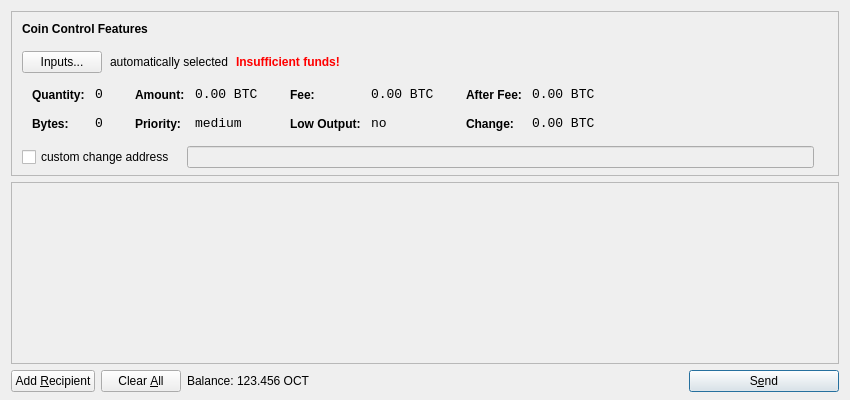
<?xml version="1.0" encoding="UTF-8"?>
<ui version="4.0">
 <class>SendCoinsDialog</class>
 <widget class="QDialog" name="SendCoinsDialog">
  <property name="geometry">
   <rect>
    <x>0</x>
    <y>0</y>
    <width>850</width>
    <height>400</height>
   </rect>
  </property>
  <property name="windowTitle">
   <string>Send Coins</string>
  </property>
  <layout class="QVBoxLayout" name="verticalLayout" stretch="0,1,0">
   <property name="bottomMargin">
    <number>8</number>
   </property>
   <item>
    <widget class="QFrame" name="frameCoinControl">
     <property name="sizePolicy">
      <sizepolicy hsizetype="Expanding" vsizetype="Expanding">
       <horstretch>0</horstretch>
       <verstretch>0</verstretch>
      </sizepolicy>
     </property>
     <property name="maximumSize">
      <size>
       <width>16777215</width>
       <height>16777215</height>
      </size>
     </property>
     <property name="frameShape">
      <enum>QFrame::StyledPanel</enum>
     </property>
     <property name="frameShadow">
      <enum>QFrame::Sunken</enum>
     </property>
     <layout class="QVBoxLayout" name="verticalLayoutCoinControl2">
      <property name="spacing">
       <number>-1</number>
      </property>
      <property name="leftMargin">
       <number>0</number>
      </property>
      <property name="topMargin">
       <number>0</number>
      </property>
      <property name="rightMargin">
       <number>0</number>
      </property>
      <property name="bottomMargin">
       <number>6</number>
      </property>
      <item>
       <layout class="QVBoxLayout" name="verticalLayoutCoinControl" stretch="0,0,0,0,1">
        <property name="spacing">
         <number>0</number>
        </property>
        <property name="leftMargin">
         <number>10</number>
        </property>
        <property name="topMargin">
         <number>10</number>
        </property>
        <item>
         <layout class="QHBoxLayout" name="horizontalLayoutCoinControl1">
          <property name="bottomMargin">
           <number>15</number>
          </property>
          <item>
           <widget class="QLabel" name="labelCoinControlFeatures">
            <property name="sizePolicy">
             <sizepolicy hsizetype="Preferred" vsizetype="Maximum">
              <horstretch>0</horstretch>
              <verstretch>0</verstretch>
             </sizepolicy>
            </property>
            <property name="font">
             <font>
              <weight>75</weight>
              <bold>true</bold>
             </font>
            </property>
            <property name="styleSheet">
             <string notr="true">font-weight:bold;</string>
            </property>
            <property name="text">
             <string>Coin Control Features</string>
            </property>
           </widget>
          </item>
         </layout>
        </item>
        <item>
         <layout class="QHBoxLayout" name="horizontalLayoutCoinControl2" stretch="0,0,0,0">
          <property name="spacing">
           <number>8</number>
          </property>
          <property name="bottomMargin">
           <number>10</number>
          </property>
          <item>
           <widget class="QPushButton" name="pushButtonCoinControl">
            <property name="styleSheet">
             <string notr="true"/>
            </property>
            <property name="text">
             <string>Inputs...</string>
            </property>
           </widget>
          </item>
          <item>
           <widget class="QLabel" name="labelCoinControlAutomaticallySelected">
            <property name="text">
             <string>automatically selected</string>
            </property>
            <property name="margin">
             <number>5</number>
            </property>
           </widget>
          </item>
          <item>
           <widget class="QLabel" name="labelCoinControlInsuffFunds">
            <property name="font">
             <font>
              <weight>75</weight>
              <bold>true</bold>
             </font>
            </property>
            <property name="styleSheet">
             <string notr="true">color:red;font-weight:bold;</string>
            </property>
            <property name="text">
             <string>Insufficient funds!</string>
            </property>
            <property name="margin">
             <number>5</number>
            </property>
           </widget>
          </item>
          <item>
           <spacer name="horizontalSpacerCoinControl">
            <property name="orientation">
             <enum>Qt::Horizontal</enum>
            </property>
            <property name="sizeHint" stdset="0">
             <size>
              <width>40</width>
              <height>1</height>
             </size>
            </property>
           </spacer>
          </item>
         </layout>
        </item>
        <item>
         <widget class="QWidget" name="widgetCoinControl" native="true">
          <property name="sizePolicy">
           <sizepolicy hsizetype="Preferred" vsizetype="Preferred">
            <horstretch>0</horstretch>
            <verstretch>0</verstretch>
           </sizepolicy>
          </property>
          <property name="minimumSize">
           <size>
            <width>0</width>
            <height>0</height>
           </size>
          </property>
          <property name="styleSheet">
           <string notr="true"/>
          </property>
          <layout class="QHBoxLayout" name="horizontalLayoutCoinControl5">
           <property name="margin">
            <number>0</number>
           </property>
           <item>
            <layout class="QHBoxLayout" name="horizontalLayoutCoinControl3" stretch="0,0,0,1">
             <property name="spacing">
              <number>20</number>
             </property>
             <property name="topMargin">
              <number>0</number>
             </property>
             <property name="bottomMargin">
              <number>10</number>
             </property>
             <item>
              <layout class="QFormLayout" name="formLayoutCoinControl1">
               <property name="horizontalSpacing">
                <number>10</number>
               </property>
               <property name="verticalSpacing">
                <number>14</number>
               </property>
               <property name="leftMargin">
                <number>10</number>
               </property>
               <property name="topMargin">
                <number>4</number>
               </property>
               <property name="rightMargin">
                <number>6</number>
               </property>
               <item row="0" column="0">
                <widget class="QLabel" name="labelCoinControlQuantityText">
                 <property name="styleSheet">
                  <string notr="true">font-weight:bold;</string>
                 </property>
                 <property name="text">
                  <string>Quantity:</string>
                 </property>
                 <property name="margin">
                  <number>0</number>
                 </property>
                </widget>
               </item>
               <item row="0" column="1">
                <widget class="QLabel" name="labelCoinControlQuantity">
                 <property name="font">
                  <font>
                   <family>Monospace</family>
                   <pointsize>10</pointsize>
                  </font>
                 </property>
                 <property name="cursor">
                  <cursorShape>IBeamCursor</cursorShape>
                 </property>
                 <property name="contextMenuPolicy">
                  <enum>Qt::ActionsContextMenu</enum>
                 </property>
                 <property name="text">
                  <string notr="true">0</string>
                 </property>
                 <property name="margin">
                  <number>0</number>
                 </property>
                 <property name="textInteractionFlags">
                  <set>Qt::LinksAccessibleByMouse|Qt::TextSelectableByKeyboard|Qt::TextSelectableByMouse</set>
                 </property>
                </widget>
               </item>
               <item row="1" column="0">
                <widget class="QLabel" name="labelCoinControlBytesText">
                 <property name="styleSheet">
                  <string notr="true">font-weight:bold;</string>
                 </property>
                 <property name="text">
                  <string>Bytes:</string>
                 </property>
                </widget>
               </item>
               <item row="1" column="1">
                <widget class="QLabel" name="labelCoinControlBytes">
                 <property name="font">
                  <font>
                   <family>Monospace</family>
                   <pointsize>10</pointsize>
                  </font>
                 </property>
                 <property name="cursor">
                  <cursorShape>IBeamCursor</cursorShape>
                 </property>
                 <property name="contextMenuPolicy">
                  <enum>Qt::ActionsContextMenu</enum>
                 </property>
                 <property name="text">
                  <string notr="true">0</string>
                 </property>
                 <property name="textInteractionFlags">
                  <set>Qt::LinksAccessibleByMouse|Qt::TextSelectableByKeyboard|Qt::TextSelectableByMouse</set>
                 </property>
                </widget>
               </item>
              </layout>
             </item>
             <item>
              <layout class="QFormLayout" name="formLayoutCoinControl2">
               <property name="horizontalSpacing">
                <number>10</number>
               </property>
               <property name="verticalSpacing">
                <number>14</number>
               </property>
               <property name="leftMargin">
                <number>6</number>
               </property>
               <property name="topMargin">
                <number>4</number>
               </property>
               <property name="rightMargin">
                <number>6</number>
               </property>
               <item row="0" column="0">
                <widget class="QLabel" name="labelCoinControlAmountText">
                 <property name="styleSheet">
                  <string notr="true">font-weight:bold;</string>
                 </property>
                 <property name="text">
                  <string>Amount:</string>
                 </property>
                 <property name="margin">
                  <number>0</number>
                 </property>
                </widget>
               </item>
               <item row="0" column="1">
                <widget class="QLabel" name="labelCoinControlAmount">
                 <property name="font">
                  <font>
                   <family>Monospace</family>
                   <pointsize>10</pointsize>
                  </font>
                 </property>
                 <property name="cursor">
                  <cursorShape>IBeamCursor</cursorShape>
                 </property>
                 <property name="contextMenuPolicy">
                  <enum>Qt::ActionsContextMenu</enum>
                 </property>
                 <property name="text">
                  <string notr="true">0.00 BTC</string>
                 </property>
                 <property name="textInteractionFlags">
                  <set>Qt::LinksAccessibleByMouse|Qt::TextSelectableByKeyboard|Qt::TextSelectableByMouse</set>
                 </property>
                </widget>
               </item>
               <item row="1" column="0">
                <widget class="QLabel" name="labelCoinControlPriorityText">
                 <property name="styleSheet">
                  <string notr="true">font-weight:bold;</string>
                 </property>
                 <property name="text">
                  <string>Priority:</string>
                 </property>
                </widget>
               </item>
               <item row="1" column="1">
                <widget class="QLabel" name="labelCoinControlPriority">
                 <property name="font">
                  <font>
                   <family>Monospace</family>
                   <pointsize>10</pointsize>
                  </font>
                 </property>
                 <property name="cursor">
                  <cursorShape>IBeamCursor</cursorShape>
                 </property>
                 <property name="contextMenuPolicy">
                  <enum>Qt::ActionsContextMenu</enum>
                 </property>
                 <property name="text">
                  <string>medium</string>
                 </property>
                 <property name="textInteractionFlags">
                  <set>Qt::LinksAccessibleByMouse|Qt::TextSelectableByKeyboard|Qt::TextSelectableByMouse</set>
                 </property>
                </widget>
               </item>
              </layout>
             </item>
             <item>
              <layout class="QFormLayout" name="formLayoutCoinControl3">
               <property name="horizontalSpacing">
                <number>10</number>
               </property>
               <property name="verticalSpacing">
                <number>14</number>
               </property>
               <property name="leftMargin">
                <number>6</number>
               </property>
               <property name="topMargin">
                <number>4</number>
               </property>
               <property name="rightMargin">
                <number>6</number>
               </property>
               <item row="0" column="0">
                <widget class="QLabel" name="labelCoinControlFeeText">
                 <property name="styleSheet">
                  <string notr="true">font-weight:bold;</string>
                 </property>
                 <property name="text">
                  <string>Fee:</string>
                 </property>
                 <property name="margin">
                  <number>0</number>
                 </property>
                </widget>
               </item>
               <item row="0" column="1">
                <widget class="QLabel" name="labelCoinControlFee">
                 <property name="font">
                  <font>
                   <family>Monospace</family>
                   <pointsize>10</pointsize>
                  </font>
                 </property>
                 <property name="cursor">
                  <cursorShape>IBeamCursor</cursorShape>
                 </property>
                 <property name="contextMenuPolicy">
                  <enum>Qt::ActionsContextMenu</enum>
                 </property>
                 <property name="text">
                  <string notr="true">0.00 BTC</string>
                 </property>
                 <property name="textInteractionFlags">
                  <set>Qt::LinksAccessibleByMouse|Qt::TextSelectableByKeyboard|Qt::TextSelectableByMouse</set>
                 </property>
                </widget>
               </item>
               <item row="1" column="0">
                <widget class="QLabel" name="labelCoinControlLowOutputText">
                 <property name="styleSheet">
                  <string notr="true">font-weight:bold;</string>
                 </property>
                 <property name="text">
                  <string>Low Output:</string>
                 </property>
                </widget>
               </item>
               <item row="1" column="1">
                <widget class="QLabel" name="labelCoinControlLowOutput">
                 <property name="font">
                  <font>
                   <family>Monospace</family>
                   <pointsize>10</pointsize>
                  </font>
                 </property>
                 <property name="cursor">
                  <cursorShape>IBeamCursor</cursorShape>
                 </property>
                 <property name="contextMenuPolicy">
                  <enum>Qt::ActionsContextMenu</enum>
                 </property>
                 <property name="text">
                  <string>no</string>
                 </property>
                 <property name="textInteractionFlags">
                  <set>Qt::LinksAccessibleByMouse|Qt::TextSelectableByKeyboard|Qt::TextSelectableByMouse</set>
                 </property>
                </widget>
               </item>
              </layout>
             </item>
             <item>
              <layout class="QFormLayout" name="formLayoutCoinControl4">
               <property name="horizontalSpacing">
                <number>10</number>
               </property>
               <property name="verticalSpacing">
                <number>14</number>
               </property>
               <property name="leftMargin">
                <number>6</number>
               </property>
               <property name="topMargin">
                <number>4</number>
               </property>
               <property name="rightMargin">
                <number>6</number>
               </property>
               <item row="0" column="0">
                <widget class="QLabel" name="labelCoinControlAfterFeeText">
                 <property name="styleSheet">
                  <string notr="true">font-weight:bold;</string>
                 </property>
                 <property name="text">
                  <string>After Fee:</string>
                 </property>
                 <property name="margin">
                  <number>0</number>
                 </property>
                </widget>
               </item>
               <item row="0" column="1">
                <widget class="QLabel" name="labelCoinControlAfterFee">
                 <property name="font">
                  <font>
                   <family>Monospace</family>
                   <pointsize>10</pointsize>
                  </font>
                 </property>
                 <property name="cursor">
                  <cursorShape>IBeamCursor</cursorShape>
                 </property>
                 <property name="contextMenuPolicy">
                  <enum>Qt::ActionsContextMenu</enum>
                 </property>
                 <property name="text">
                  <string notr="true">0.00 BTC</string>
                 </property>
                 <property name="textInteractionFlags">
                  <set>Qt::LinksAccessibleByMouse|Qt::TextSelectableByKeyboard|Qt::TextSelectableByMouse</set>
                 </property>
                </widget>
               </item>
               <item row="1" column="0">
                <widget class="QLabel" name="labelCoinControlChangeText">
                 <property name="styleSheet">
                  <string notr="true">font-weight:bold;</string>
                 </property>
                 <property name="text">
                  <string>Change:</string>
                 </property>
                </widget>
               </item>
               <item row="1" column="1">
                <widget class="QLabel" name="labelCoinControlChange">
                 <property name="font">
                  <font>
                   <family>Monospace</family>
                   <pointsize>10</pointsize>
                  </font>
                 </property>
                 <property name="cursor">
                  <cursorShape>IBeamCursor</cursorShape>
                 </property>
                 <property name="contextMenuPolicy">
                  <enum>Qt::ActionsContextMenu</enum>
                 </property>
                 <property name="text">
                  <string notr="true">0.00 BTC</string>
                 </property>
                 <property name="textInteractionFlags">
                  <set>Qt::LinksAccessibleByMouse|Qt::TextSelectableByKeyboard|Qt::TextSelectableByMouse</set>
                 </property>
                </widget>
               </item>
              </layout>
             </item>
            </layout>
           </item>
          </layout>
         </widget>
        </item>
        <item>
         <layout class="QHBoxLayout" name="horizontalLayoutCoinControl4" stretch="0,0,0">
          <property name="spacing">
           <number>12</number>
          </property>
          <property name="sizeConstraint">
           <enum>QLayout::SetDefaultConstraint</enum>
          </property>
          <property name="topMargin">
           <number>5</number>
          </property>
          <property name="rightMargin">
           <number>5</number>
          </property>
          <item>
           <widget class="QCheckBox" name="checkBoxCoinControlChange">
            <property name="text">
             <string>custom change address</string>
            </property>
           </widget>
          </item>
          <item>
           <widget class="QLineEdit" name="lineEditCoinControlChange">
            <property name="enabled">
             <bool>false</bool>
            </property>
            <property name="sizePolicy">
             <sizepolicy hsizetype="Expanding" vsizetype="Fixed">
              <horstretch>0</horstretch>
              <verstretch>0</verstretch>
             </sizepolicy>
            </property>
           </widget>
          </item>
          <item>
           <widget class="QLabel" name="labelCoinControlChangeLabel">
            <property name="sizePolicy">
             <sizepolicy hsizetype="Preferred" vsizetype="Expanding">
              <horstretch>0</horstretch>
              <verstretch>0</verstretch>
             </sizepolicy>
            </property>
            <property name="minimumSize">
             <size>
              <width>0</width>
              <height>0</height>
             </size>
            </property>
            <property name="text">
             <string/>
            </property>
            <property name="margin">
             <number>3</number>
            </property>
           </widget>
          </item>
         </layout>
        </item>
        <item>
         <spacer name="verticalSpacerCoinControl">
          <property name="orientation">
           <enum>Qt::Vertical</enum>
          </property>
          <property name="sizeHint" stdset="0">
           <size>
            <width>800</width>
            <height>1</height>
           </size>
          </property>
         </spacer>
        </item>
       </layout>
      </item>
     </layout>
    </widget>
   </item>
   <item>
    <widget class="QScrollArea" name="scrollArea">
     <property name="widgetResizable">
      <bool>true</bool>
     </property>
     <widget class="QWidget" name="scrollAreaWidgetContents">
      <property name="geometry">
       <rect>
        <x>0</x>
        <y>0</y>
        <width>830</width>
        <height>165</height>
       </rect>
      </property>
      <layout class="QVBoxLayout" name="verticalLayout_2">
       <property name="margin">
        <number>0</number>
       </property>
       <item>
        <layout class="QVBoxLayout" name="entries">
         <property name="spacing">
          <number>6</number>
         </property>
        </layout>
       </item>
       <item>
        <spacer name="verticalSpacer">
         <property name="orientation">
          <enum>Qt::Vertical</enum>
         </property>
         <property name="sizeHint" stdset="0">
          <size>
           <width>20</width>
           <height>40</height>
          </size>
         </property>
        </spacer>
       </item>
      </layout>
     </widget>
    </widget>
   </item>
   <item>
    <layout class="QHBoxLayout" name="horizontalLayout">
     <item>
      <widget class="QPushButton" name="addButton">
       <property name="toolTip">
        <string>Send to multiple recipients at once</string>
       </property>
       <property name="text">
        <string>Add &amp;Recipient</string>
       </property>
       <property name="icon">
        <iconset resource="../bitcoin.qrc">
         <normaloff>:/icons/add</normaloff>:/icons/add</iconset>
       </property>
       <property name="autoDefault">
        <bool>false</bool>
       </property>
      </widget>
     </item>
     <item>
      <widget class="QPushButton" name="clearButton">
       <property name="sizePolicy">
        <sizepolicy hsizetype="Minimum" vsizetype="Fixed">
         <horstretch>0</horstretch>
         <verstretch>0</verstretch>
        </sizepolicy>
       </property>
       <property name="toolTip">
        <string>Remove all transaction fields</string>
       </property>
       <property name="text">
        <string>Clear &amp;All</string>
       </property>
       <property name="icon">
        <iconset resource="../bitcoin.qrc">
         <normaloff>:/icons/remove</normaloff>:/icons/remove</iconset>
       </property>
       <property name="autoRepeatDelay">
        <number>300</number>
       </property>
       <property name="autoDefault">
        <bool>false</bool>
       </property>
      </widget>
     </item>
     <item>
      <layout class="QHBoxLayout" name="horizontalLayout_2">
       <property name="spacing">
        <number>3</number>
       </property>
       <item>
        <widget class="QLabel" name="label">
         <property name="text">
          <string>Balance:</string>
         </property>
        </widget>
       </item>
       <item>
        <widget class="QLabel" name="labelBalance">
         <property name="cursor">
          <cursorShape>IBeamCursor</cursorShape>
         </property>
         <property name="text">
          <string>123.456 OCT</string>
         </property>
         <property name="textInteractionFlags">
          <set>Qt::LinksAccessibleByMouse|Qt::TextSelectableByKeyboard|Qt::TextSelectableByMouse</set>
         </property>
        </widget>
       </item>
      </layout>
     </item>
     <item>
      <spacer name="horizontalSpacer">
       <property name="orientation">
        <enum>Qt::Horizontal</enum>
       </property>
       <property name="sizeHint" stdset="0">
        <size>
         <width>40</width>
         <height>20</height>
        </size>
       </property>
      </spacer>
     </item>
     <item>
      <widget class="QPushButton" name="sendButton">
       <property name="minimumSize">
        <size>
         <width>150</width>
         <height>0</height>
        </size>
       </property>
       <property name="toolTip">
        <string>Confirm the send action</string>
       </property>
       <property name="text">
        <string>S&amp;end</string>
       </property>
       <property name="icon">
        <iconset resource="../bitcoin.qrc">
         <normaloff>:/icons/send</normaloff>:/icons/send</iconset>
       </property>
       <property name="default">
        <bool>true</bool>
       </property>
      </widget>
     </item>
    </layout>
   </item>
  </layout>
 </widget>
 <resources>
  <include location="../bitcoin.qrc"/>
 </resources>
 <connections/>
</ui>
